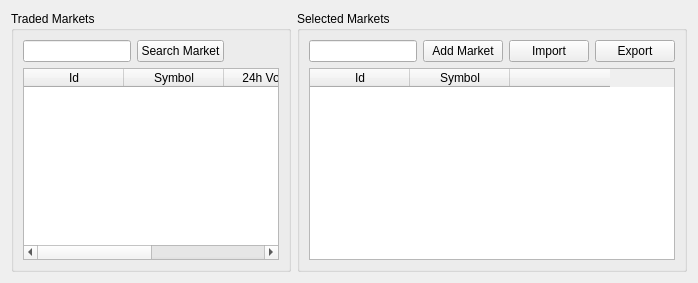
            <widget class="QWidget" name="tab">
             <property name="styleSheet">
              <string notr="true"/>
             </property>
             <attribute name="title">
              <string>Markets</string>
             </attribute>
             <layout class="QGridLayout" name="gridLayout_15">
              <item row="0" column="0">
               <layout class="QHBoxLayout" name="horizontalLayout_3">
                <item>
                 <widget class="QGroupBox" name="groupBox_14">
                  <property name="styleSheet">
                   <string notr="true"/>
                  </property>
                  <property name="title">
                   <string>Traded Markets</string>
                  </property>
                  <layout class="QGridLayout" name="gridLayout_16">
                   <item row="0" column="0">
                    <layout class="QFormLayout" name="formLayout_11">
                     <item row="0" column="0">
                      <widget class="QLineEdit" name="txtSearchMarket">
                       <property name="styleSheet">
                        <string notr="true"/>
                       </property>
                      </widget>
                     </item>
                     <item row="0" column="1">
                      <widget class="QPushButton" name="btnSearchMarket">
                       <property name="sizePolicy">
                        <sizepolicy hsizetype="Fixed" vsizetype="Fixed">
                         <horstretch>0</horstretch>
                         <verstretch>0</verstretch>
                        </sizepolicy>
                       </property>
                       <property name="styleSheet">
                        <string notr="true"/>
                       </property>
                       <property name="text">
                        <string>Search Market</string>
                       </property>
                      </widget>
                     </item>
                    </layout>
                   </item>
                   <item row="1" column="0">
                    <layout class="QVBoxLayout" name="verticalLayout_3">
                     <item>
                      <widget class="QTableWidget" name="tblTradedMarkets">
                       <property name="enabled">
                        <bool>true</bool>
                       </property>
                       <property name="styleSheet">
                        <string notr="true"/>
                       </property>
                       <property name="alternatingRowColors">
                        <bool>true</bool>
                       </property>
                       <property name="sortingEnabled">
                        <bool>true</bool>
                       </property>
                       <column>
                        <property name="text">
                         <string>Id</string>
                        </property>
                       </column>
                       <column>
                        <property name="text">
                         <string>Symbol</string>
                        </property>
                       </column>
                       <column>
                        <property name="text">
                         <string>24h Volume</string>
                        </property>
                       </column>
                       <column>
                        <property name="text">
                         <string>24h Price</string>
                        </property>
                       </column>
                      </widget>
                     </item>
                    </layout>
                   </item>
                  </layout>
                 </widget>
                </item>
                <item>
                 <widget class="QGroupBox" name="groupBox_11">
                  <property name="title">
                   <string>Selected Markets</string>
                  </property>
                  <layout class="QGridLayout" name="gridLayout_17">
                   <item row="0" column="0">
                    <layout class="QVBoxLayout" name="verticalLayout">
                     <item>
                      <layout class="QHBoxLayout" name="horizontalLayout_12">
                       <item>
                        <widget class="QLineEdit" name="txtNewSelectedMarket">
                         <property name="styleSheet">
                          <string notr="true"/>
                         </property>
                        </widget>
                       </item>
                       <item>
                        <widget class="QPushButton" name="btnAddSelectedMarket">
                         <property name="sizePolicy">
                          <sizepolicy hsizetype="Fixed" vsizetype="Fixed">
                           <horstretch>0</horstretch>
                           <verstretch>0</verstretch>
                          </sizepolicy>
                         </property>
                         <property name="styleSheet">
                          <string notr="true"/>
                         </property>
                         <property name="text">
                          <string>Add Market</string>
                         </property>
                        </widget>
                       </item>
                       <item>
                        <widget class="QPushButton" name="btnImportSelectedMarkets">
                         <property name="styleSheet">
                          <string notr="true"/>
                         </property>
                         <property name="text">
                          <string>Import</string>
                         </property>
                        </widget>
                       </item>
                       <item>
                        <widget class="QPushButton" name="btnExportSelectedMarkets">
                         <property name="styleSheet">
                          <string notr="true"/>
                         </property>
                         <property name="text">
                          <string>Export</string>
                         </property>
                        </widget>
                       </item>
                      </layout>
                     </item>
                     <item>
                      <widget class="QTableWidget" name="tblSelectedMarket">
                       <property name="enabled">
                        <bool>true</bool>
                       </property>
                       <property name="styleSheet">
                        <string notr="true"/>
                       </property>
                       <property name="alternatingRowColors">
                        <bool>true</bool>
                       </property>
                       <property name="sortingEnabled">
                        <bool>true</bool>
                       </property>
                       <column>
                        <property name="text">
                         <string>Id</string>
                        </property>
                       </column>
                       <column>
                        <property name="text">
                         <string>Symbol</string>
                        </property>
                       </column>
                       <column>
                        <property name="text">
                         <string/>
                        </property>
                       </column>
                      </widget>
                     </item>
                    </layout>
                   </item>
                  </layout>
                 </widget>
                </item>
               </layout>
              </item>
             </layout>
            </widget>
